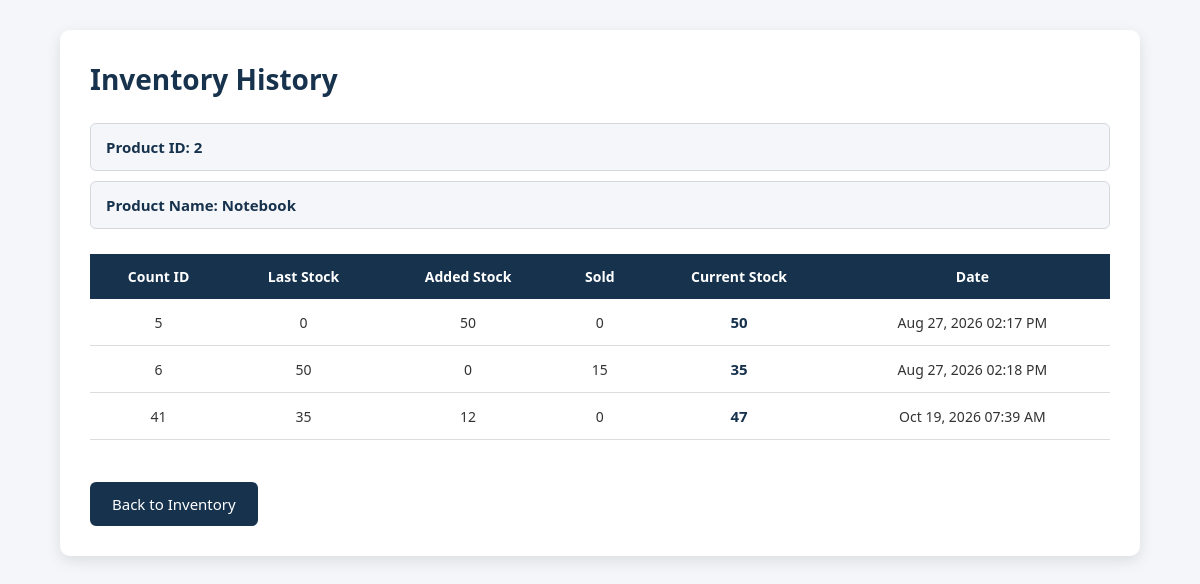
Page /owner/inventory/inventory_history.php?product_id=2 on the committed database.
### tables this page shows
CREATE TABLE IF NOT EXISTS `products` (
  `product_id` int NOT NULL AUTO_INCREMENT,
  `product_name` varchar(100) DEFAULT NULL,
  `product_photo` varchar(255) DEFAULT NULL,
  `product_description` varchar(100) DEFAULT NULL,
  `company_name` varchar(250) DEFAULT NULL,
  `product_price` decimal(10,2) NOT NULL,
  PRIMARY KEY (`product_id`)
);

CREATE TABLE IF NOT EXISTS `inventory_counts` (
  `count_id` int NOT NULL AUTO_INCREMENT,
  `product_id` int NOT NULL,
  `last_stock` int NOT NULL DEFAULT '0',
  `added_stock` int NOT NULL DEFAULT '0',
  `sold` int NOT NULL DEFAULT '0',
  `current_stock` int GENERATED ALWAYS AS (((`last_stock` + `added_stock`) - `sold`)) STORED,
  `count_date` timestamp NULL DEFAULT CURRENT_TIMESTAMP,
  PRIMARY KEY (`count_id`),
  KEY `product_id` (`product_id`)
);

### owner/inventory/inventory_history.php (the view, shortened to what this page needs)
<?php
require_once "../../database/db.php";
$product_id = (int) $_GET['product_id'];
$sql = "SELECT product_id, product_name
        FROM products
        WHERE product_id = ?";
$stmt = mysqli_prepare($conn, $sql);
mysqli_stmt_bind_param($stmt, "i", $product_id);
mysqli_stmt_execute($stmt);
$result = mysqli_stmt_get_result($stmt);
$product = mysqli_fetch_assoc($result);
?>
<!DOCTYPE html>
<html lang="en">
<head>
    <link rel="stylesheet" href="../../design/addinventory-history.css">
</head>
<body>
<div class="history-container">
    <h2>
        Inventory History
    </h2>
    <h3>
        Product ID:
        <?php echo $product['product_id']; ?>
    </h3>
    <h3>
        Product Name:
        <?php echo htmlspecialchars($product['product_name']); ?>
    </h3>
    <table>
        <thead>
            <tr>
                <th>Count ID</th>
                <th>Last Stock</th>
                <th>Added Stock</th>
                <th>Sold</th>
                <th>Current Stock</th>
                <th>Date</th>
            </tr>
        </thead>
        <tbody>
        <?php
        $sql = "SELECT
                    count_id,
                    last_stock,
                    added_stock,
                    sold,
                    current_stock,
                    count_date
                FROM inventory_counts
                WHERE product_id = ?
                ORDER BY count_id ASC";
        $stmt = mysqli_prepare($conn, $sql);
        mysqli_stmt_bind_param(
            $stmt,
            "i",
            $product_id
        );
        mysqli_stmt_execute($stmt);
        $result = mysqli_stmt_get_result($stmt);
        while ($row = mysqli_fetch_assoc($result)) {
        ?>
            <tr>
                <td>
                    <?php echo $row['count_id']; ?>
                </td>
                <td>
                    <?php echo $row['last_stock']; ?>
                </td>
                <td>
                    <?php echo $row['added_stock']; ?>
                </td>
                <td>
                    <?php echo $row['sold']; ?>
                </td>
                <td>
                    <strong>
                        <?php echo $row['current_stock']; ?>
                    </strong>
                </td>
                <td>
                    <?php
                    echo date(
                        'M d, Y h:i A',
                        strtotime($row['count_date'])
                    );
                    ?>
                </td>
            </tr>
        <?php
        }
        ?>
        </tbody>
    </table>
    <br>
    <a href="inventory.php">
        Back to Inventory
    </a>
</div>
</body>
</html>

### design/addinventory-history.css (style rules this page uses)
* { margin: 0; padding: 0; box-sizing: border-box; font-family: 'Segoe UI', Tahoma, Geneva, Verdana, sans-serif; }
body { background: #f4f6f9; min-height: 100vh; }
.history-container { background: #fff; width: 90%; max-width: 1200px; margin: 30px auto; padding: 30px; border-radius: 10px; box-shadow: 0 5px 15px rgba(0, 0, 0, .1); }
.history-container h2 { color: #17324d; font-size: 28px; font-weight: 600; margin-bottom: 25px; }
.history-container h3 { color: #17324d; font-size: 15px; font-weight: 600; background: #f4f6f9; border: 1px solid #d5d9de; padding: 13px 15px; border-radius: 6px; margin-bottom: 10px; }
.history-container table { width: 100%; border-collapse: collapse; margin-top: 25px; }
.history-container table th { background: #17324d; color: #fff; padding: 13px; text-align: center; font-size: 14px; }
.history-container table td { padding: 13px; border-bottom: 1px solid #ddd; text-align: center; color: #333; font-size: 14px; }
.history-container table td strong { color: #17324d; font-size: 15px; }
.history-container > a { display: inline-block; margin-top: 20px; background: #17324d; color: #fff; text-decoration: none; padding: 12px 22px; border-radius: 6px; font-size: 15px; transition: .3s; }

### rows in the picture
products: product_id "2", product_name "Notebook"
inventory_counts: count_id "5", last_stock "0", added_stock "50", sold "0", current_stock "50", count_date "Aug 27, 2026 02:17 PM"
inventory_counts: count_id "6", last_stock "50", added_stock "0", sold "15", current_stock "35", count_date "Aug 27, 2026 02:18 PM"
inventory_counts: count_id "41", last_stock "35", added_stock "12", sold "0", current_stock "47", count_date "Oct 19, 2026 07:39 AM"
